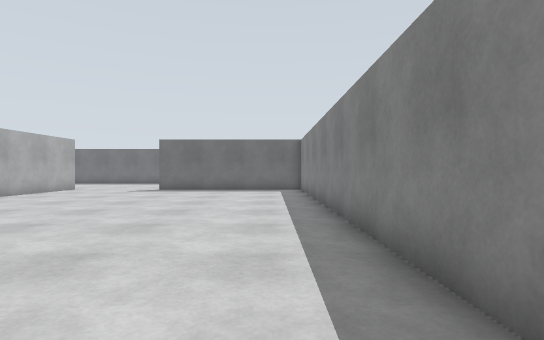
view 1 (above)

19 first-person views from a walk through a world built for the Gazebo simulator. The camera is 0.94 m above the floor, looks level and sees 80° across. The floor is counted in squares, 1 m on a side. Each view is taken from the middle of a square. On the plan, view 1 faces up. The plan holds only what a view shows up to about 12 squares ahead; the rest is blank. The place goes on beyond the plan.

view 2
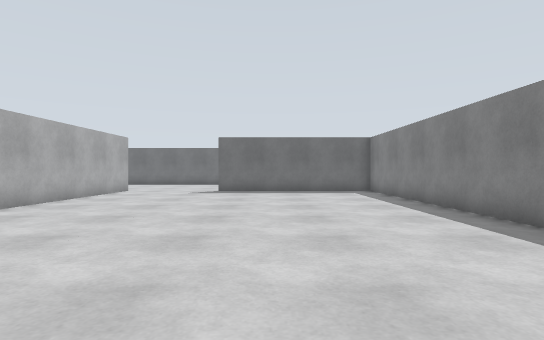

view 3
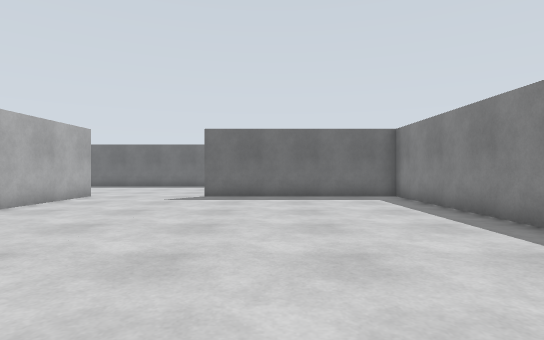

view 4
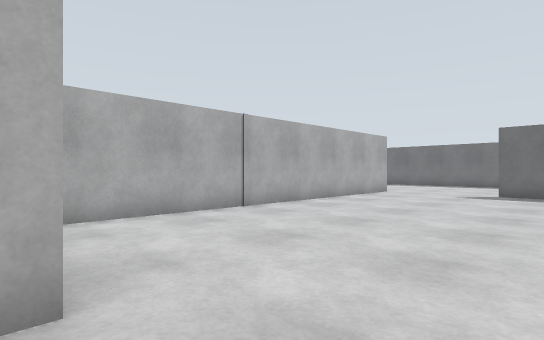

view 5
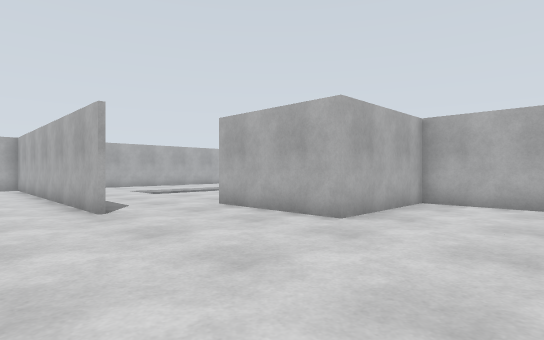

view 6
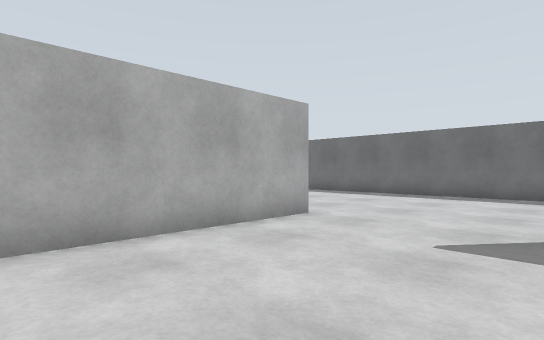

view 7
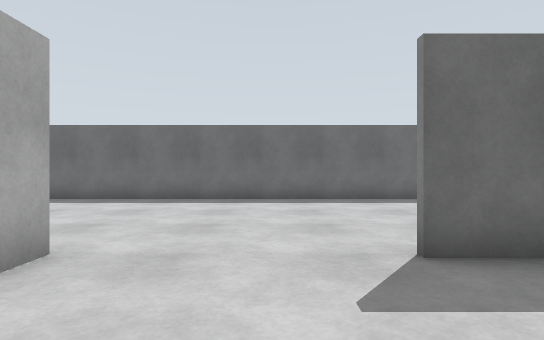

view 8
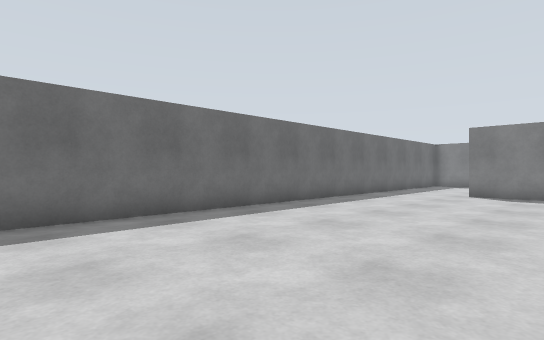

view 9
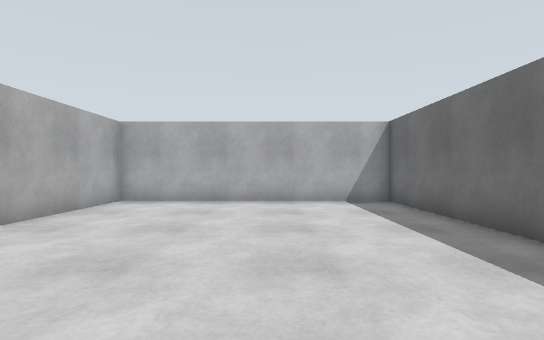

view 10
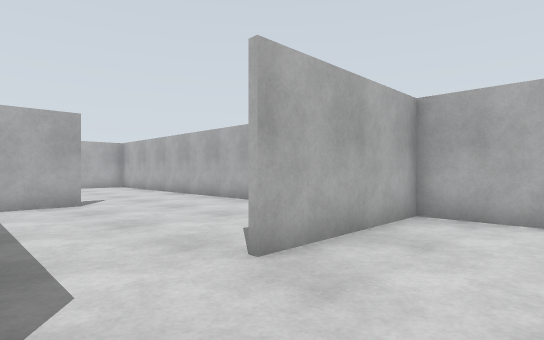

view 11
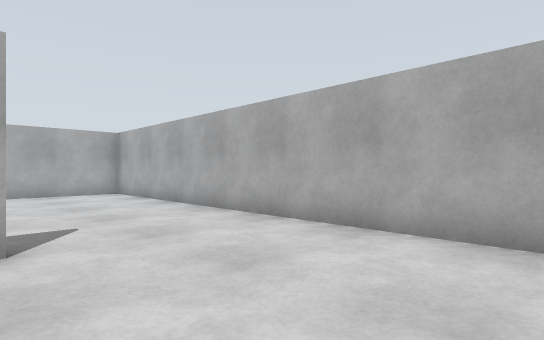

view 12
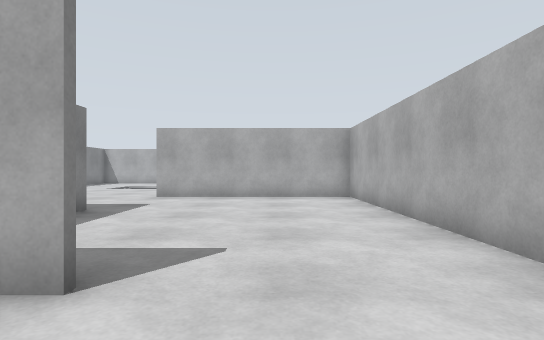

view 13
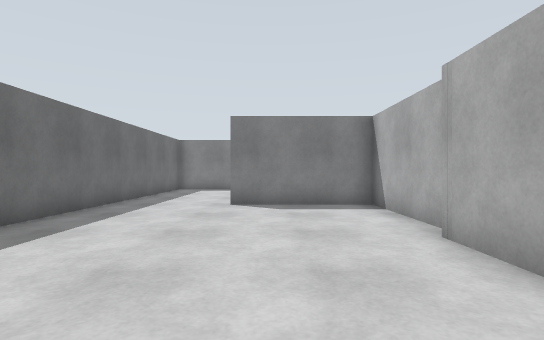

view 14
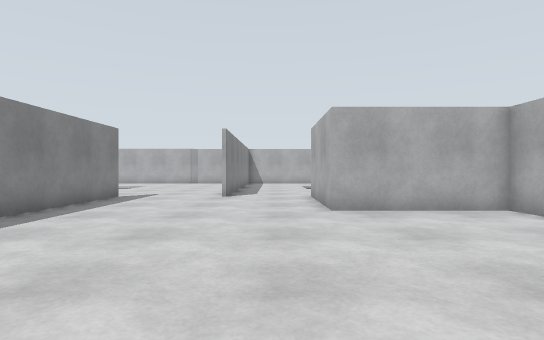

view 15
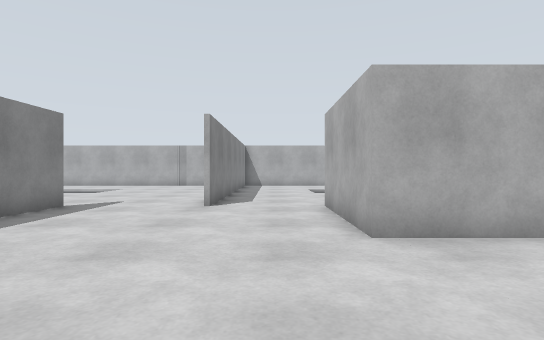

view 16
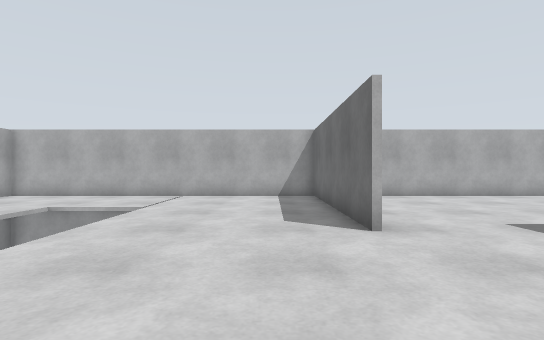

view 17
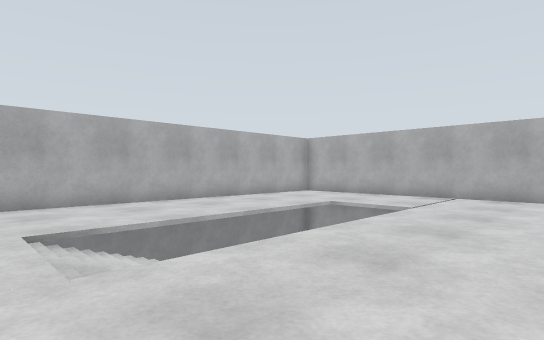

view 18
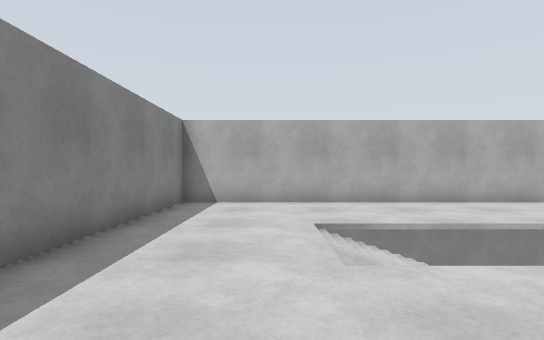

view 19
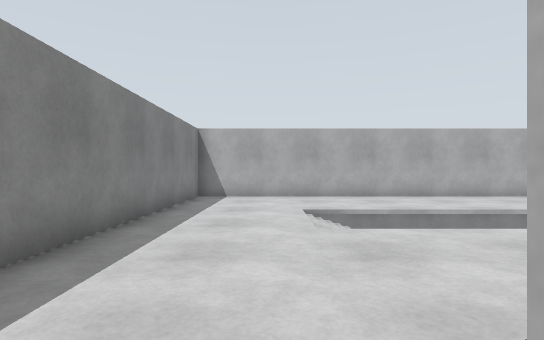

### Floor plan
Ten units are one square. View 1 is at (0, 0); x grows to the right and y downward. Boxes are objects, and circles mark ways between rooms. Rooms are numbered by the first view taken in them; rooms with no view inside come last. Other rooms are left out.
<svg viewBox="-172 -230 252 359">
<path fill="none" stroke="#000" d="M-95 -156 -95 -25 -54 -25 -54 5M-3 -156 16 -156M21 -153 58 -153 58 -191M75 -225 -167 -225 -167 -144 -124 -144M14 14 14 -155 -54 -155M-125 -76 -108 -76M-96 -24 -96 -29M-167 -116 -167 13 -100 13M-100 15 -167 15 -167 124 -162 124M-140 124 -24 124 -24 14M-54 5 -54 15"/>
<circle cx="-115" cy="-140" r="3" fill="#2a7"/>
<circle cx="-40" cy="13" r="3" fill="#2a7"/>
<circle cx="-100" cy="-5" r="3" fill="#2a7"/>
<text x="-50" y="-140">1</text>
<text x="-130" y="-70">2</text>
<text x="-90" y="70">3</text>
</svg>
Room 1 opens to room 2. Room 1 opens to room 3. Room 2 opens to room 3.

Where each view was taken, in squares from view 1:
view 1: 0 up, 0 right, facing up
view 2: 1 up, 3 left, facing up
view 3: 4 up, 3 left, facing up
view 4: 2 up, 3 left, facing up-left
view 5: 6 up, 0 right, facing down-left
view 6: 10 up, 5 left, facing up-left
view 7: 12 up, 7 left, facing up
view 8: 16 up, 7 left, facing up-right
view 9: 19 up, 7 left, facing left
view 10: 17 up, 10 left, facing down-left
view 11: 12 up, 12 left, facing down-left
view 12: 10 up, 14 left, facing down
view 13: 18 up, 3 left, facing right
view 14: 10 up, 4 left, facing down
view 15: 7 up, 4 left, facing down
view 16: 3 down, 5 left, facing left
view 17: 3 down, 5 left, facing down-left
view 18: 3 down, 5 left, facing down
view 19: 1 down, 5 left, facing down
